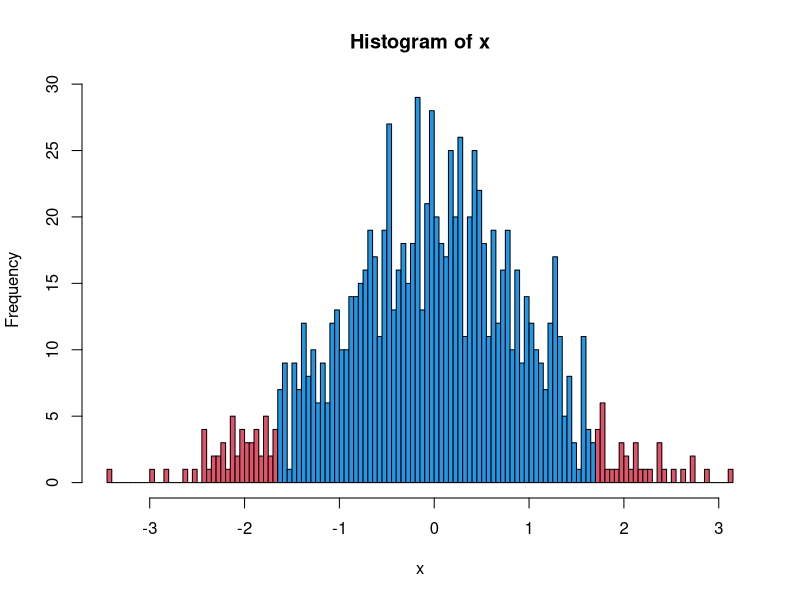
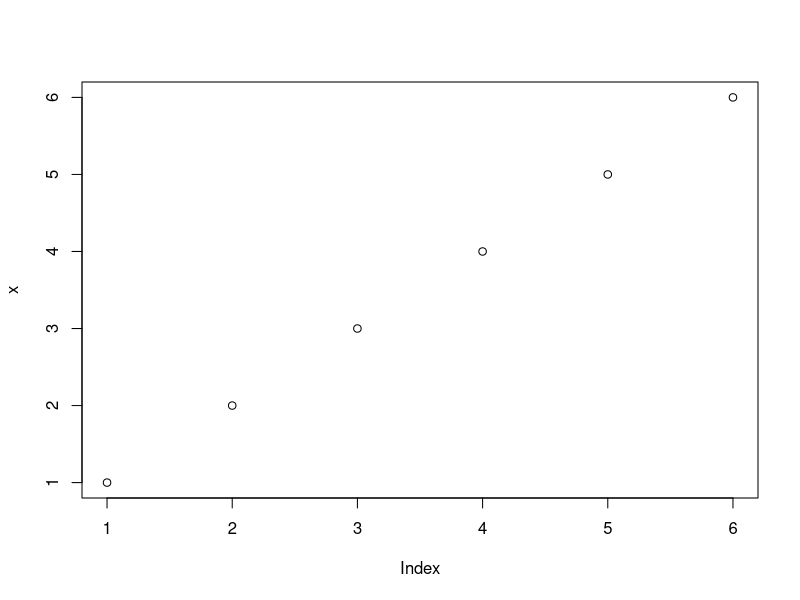
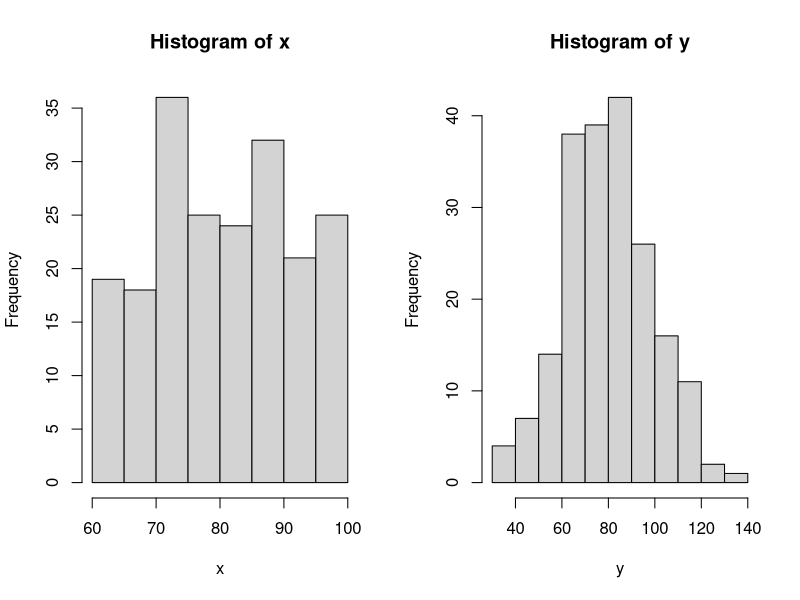
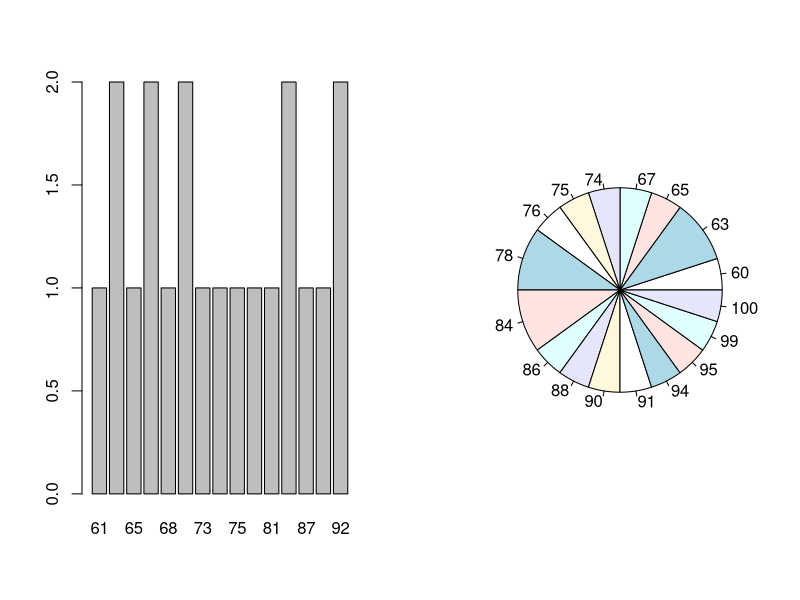
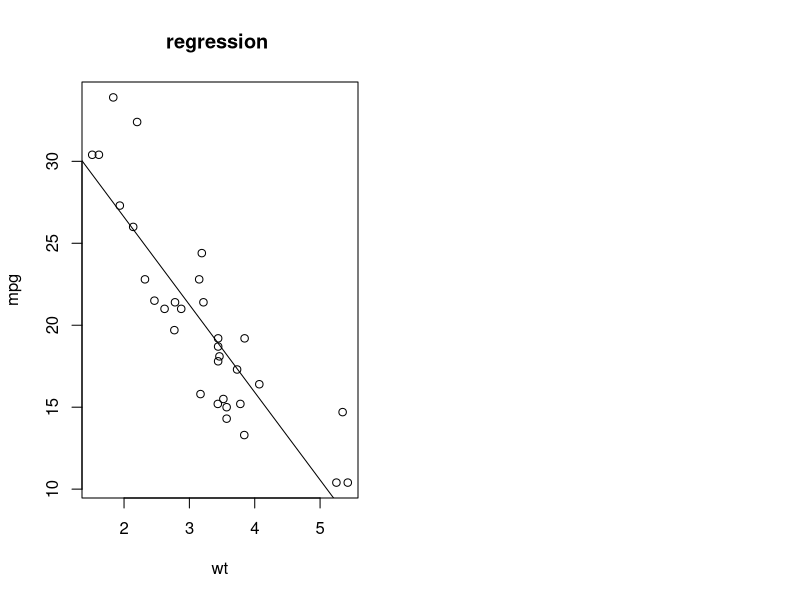

Source code (R) for these figures, in order:

x <- rnorm(1000)
hx <- hist(x, breaks=100, plot=FALSE)
plot(hx, col=ifelse(abs(hx$breaks) < 1.669, 4, 2))

# hist
x <- 1:6
x
plot(x)

par(mfrow=c(1,2))
x <- round(runif(200,min=60,max=100))
hist(x)
y <- round(rnorm(200,mean=80,sd=20))
hist(y)

# table
x <- round(runif(20,min=60,max=100))
table(x)
barplot(table(x))

# pie
x <- round(runif(20,min=60,max=100))
table(x)
pie(table(x))



# attach data to graph
mtcars
attach(mtcars)
# draw each point
plot(wt, mpg)
# get the linear regression and draw the line.
abline(lm(mpg~wt))
title("regression ")
detach(mtcars)

# save graph in different format
pdf()
dev.off()
win.metafile()
png()
jpeg()
bmp()
tiff()
xfig()















